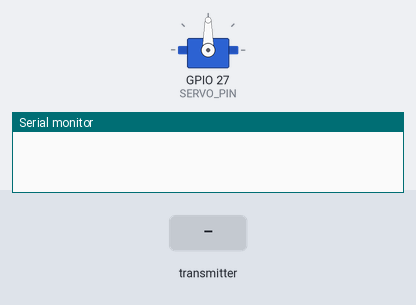
This sketch was run on a simulated ESP32. Shown: servo, the last lines printed to the serial monitor. Inputs (shaded band) come from the test bench.

Above: at 1.2 s.
1.3 s: the transmitter starts sending potValue = 0
At 2.5 s:
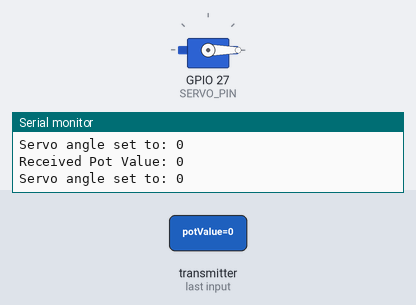
2.8 s: the transmitter starts sending potValue = 1024
At 3.9 s:
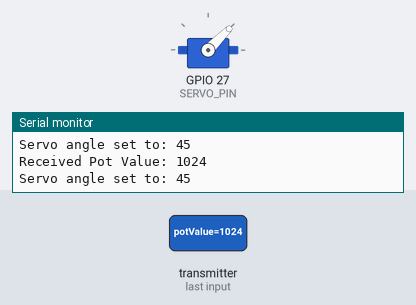
4.3 s: the transmitter starts sending potValue = 4095
At 5.0 s:
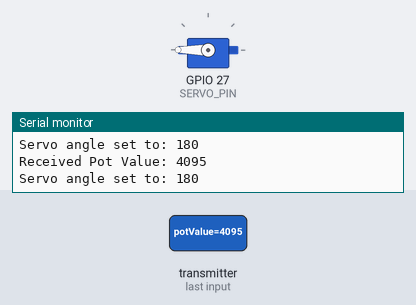
5.8 s: the transmitter starts sending potValue = 2048
At 6.2 s:
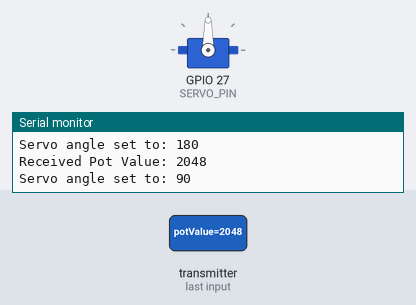
Timing chart, 0 to 8.3 s (numbered marks = the images above; inputs shaded):
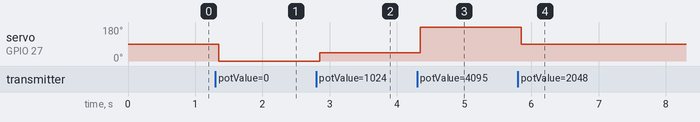

The sketch:

RECEIVER_ESP32.ino
```cpp
#include <WiFi.h>
#include <esp_now.h>
#include <Servo.h>
// mac address C4:D8:D5:96:17:1C
#define SERVO_PIN 27

Servo myServo;

typedef struct struct_message {
  int potValue;
} struct_message;

struct_message receivedData;

void OnDataRecv(const uint8_t * mac, const uint8_t *incomingData, int len) {
  memcpy(&receivedData, incomingData, sizeof(receivedData));
  Serial.print("Received Pot Value: ");
  Serial.println(receivedData.potValue);

  // Map the analog reading (0-4095) to servo angle (0-180)
  int angle = map(receivedData.potValue, 0, 4095, 0, 180);
  myServo.write(angle);
  Serial.print("Servo angle set to: ");
  Serial.println(angle);
}

void setup() {
  Serial.begin(115200);
  WiFi.mode(WIFI_STA);  // Setting device to Wi-Fi station mode
  myServo.attach(SERVO_PIN);

  if (esp_now_init() != ESP_OK) {
    Serial.println("ESP-NOW initialization failed");
    return;
  }
  esp_now_register_recv_cb(OnDataRecv);
}

void loop() {
  // No tasks required in loop as ESP-NOW handles reception asynchronously.
}
```

Measured:
- after the input at 1.3 s, servo on GPIO 27 (SERVO_PIN): 90° → 0° after 0.05 s
- after the input at 2.8 s, servo on GPIO 27 (SERVO_PIN): 0° → 45° after 0.05 s
- after the input at 4.3 s, servo on GPIO 27 (SERVO_PIN): 45° → 180° after 0.05 s
- after the input at 5.8 s, servo on GPIO 27 (SERVO_PIN): 180° → 90° after 0.05 s
